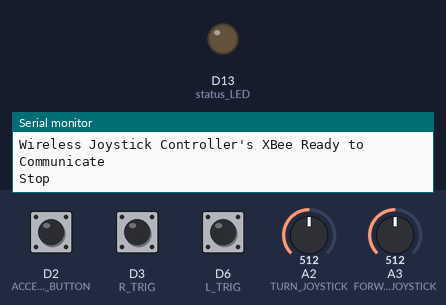
A sketch run on a simulated Arduino Zero (SAMD21). On the bench: output pins drawn as LEDs (lit = HIGH), the last lines printed to the serial monitor. Inputs (shaded band) come from the test bench; at power-on: D2 (ACCELERATE_BUTTON) HIGH, D3 (R_TRIG) HIGH, D6 (L_TRIG) HIGH, A2 (TURN_JOYSTICK) = 512, A3 (FORWARD_REVERSE_JOYSTICK) = 512. Pins used as bus, display or sensor lines are not drawn.

Above: at 1.5 s.
1.6 s: D2 (ACCELERATE_BUTTON) pulled LOW for 1 s
At 1.76 s:
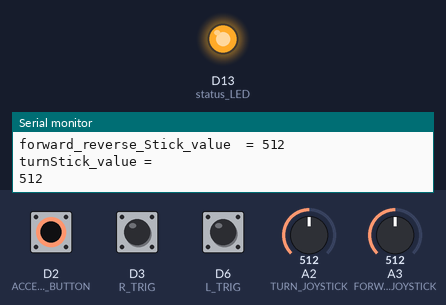
4.6 s: D3 (R_TRIG) pulled LOW for 3.2 s
At 8.7 s:
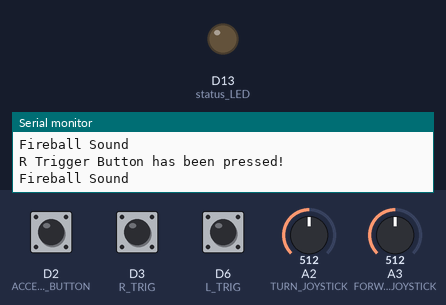
9.3 s: D6 (L_TRIG) pulled LOW for 1 s
At 9.51 s:
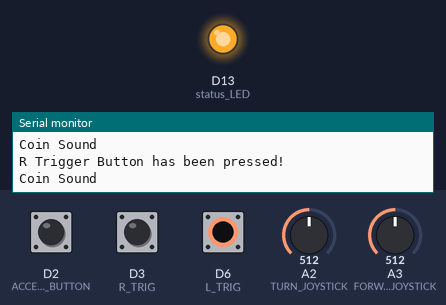
13.3 s: D2 (ACCELERATE_BUTTON) pulled LOW for 3.2 s
At 17.3 s:
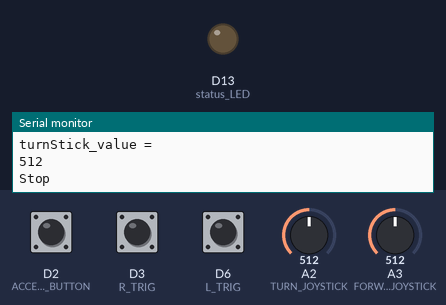
18.0 s: D6 (L_TRIG) pulled LOW for 3.2 s
At 18.16 s:
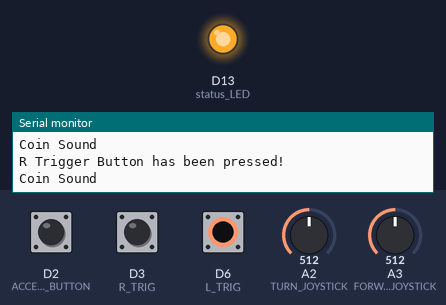
Timing chart, 0 to 22.7 s (numbered marks = the images above; inputs shaded):
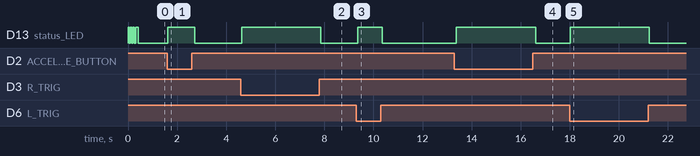

The sketch:

3_1_Full_Remote_Control_SAMD21.ino
```cpp
// (licence header left out)
#define L_TRIG 6        // Pin used for left trigger
#define R_TRIG 3        // Pin used for right trigger
boolean L_TRIGGER_State = HIGH;
boolean R_TRIGGER_State = HIGH;

#define FORWARD_REVERSE_JOYSTICK A3   // Pin used for left joystick's y-component
#define TURN_JOYSTICK A2   // Pin used for left joystick x-component

int prev_buttonACCELERATE_State;    //value to store the previous state of the button press
int current_buttonACCELERATE_State; //value to store the current state of the button press
#define ACCELERATE_BUTTON 2 // Pin used for right trigger

// We'll store the the analog joystick values here
int16_t forward_reverse_Stick_value;
int16_t turnStick_value;

char c_data;//send values through the serial monitor for debugging

//LED to check if the LED is initialized.
const int status_LED = 13;

//needed for certain XBee Series 3 modules
#define xbee_reset A5

void setup() {

  pinMode(L_TRIG, INPUT_PULLUP); // Enable pullup resistor for left trigger
  pinMode(R_TRIG, INPUT_PULLUP); // Enable pullup resistor for right trigger

  SerialUSB.begin(9600);// Initialize Serial Monitor for DEBUGGING

  //Uncomment this if you want to wait until the serial monitor is open.
  //while (!SerialUSB); //Wait for Serial Monitor to Open

  SerialUSB.println("Wireless Joystick Controller Initializing");
  Serial1.begin(9600); // Start serial communication with XBee at 9600 baud

  xbee3_RESET();//in case XBee3 has issues initializing, hardware reset

  pinMode(ACCELERATE_BUTTON, INPUT_PULLUP); // Enable pullup resistor for accelerate button D2

  //Status LED to see if the Controller is initializing
  pinMode(status_LED, OUTPUT);
  for (int i = 0; i < 3; i++) {
    digitalWrite(status_LED, HIGH);//set Status LED on
    delay(50);
    digitalWrite(status_LED, LOW); //set Status LED off
    delay(50);
  }
  SerialUSB.println("Wireless Joystick Controller's XBee Ready to Communicate");
  delay(10);
}//end setup

void loop() {

  L_TRIGGER_State = digitalRead(L_TRIG);
  R_TRIGGER_State = digitalRead(R_TRIG);

  //initialize variables to read buttons
  current_buttonACCELERATE_State = digitalRead(ACCELERATE_BUTTON);
  /***button1state
    - LOW or 0 means pressed
    - HIGH or 1 means not pressed
   ****/
  //Store values read joystick
  forward_reverse_Stick_value = analogRead(FORWARD_REVERSE_JOYSTICK);
  turnStick_value = analogRead(TURN_JOYSTICK);

  //send commands via serial monitor for testing here
  if (SerialUSB.available()) {
    c_data = SerialUSB.read();//take character from serial monitor and store in variable

    Serial1.print(c_data);//send to XBee

    //echo back what was sent to serial monitor
    SerialUSB.println("Sending Character Here, ");
    SerialUSB.println(c_data);

  }

  if (current_buttonACCELERATE_State == LOW) {
    SerialUSB.println("Accelerate Button has been pressed!");

    if (forward_reverse_Stick_value > 1000) {
      SerialUSB.println("Forward");
      Serial1.print('A');//transmit to RedBot via XBees on the same channel
      digitalWrite(status_LED, HIGH); //turn ON Status LED
      //delayMicroseconds(500);//add short delay for LED for feedback, this can be commented out if it is affecting performance
    }
    else if ( turnStick_value < 20) {
      SerialUSB.println("Turn Right");
      Serial1.print('B');
      digitalWrite(status_LED, HIGH); //turn ON Status LED
      //delayMicroseconds(500);//add short delay for LED for feedback, this can be commented out if it is affecting performance
    }
    else if (forward_reverse_Stick_value < 20) {

      SerialUSB.println("Reverse");
      Serial1.print('C');
      digitalWrite(status_LED, HIGH); //turn ON Status LED
      //delayMicroseconds(500);//add short delay for LED for feedback, this can be commented out if it is affecting performance
    }
    else if (turnStick_value > 1000) {
      SerialUSB.println("Turn Left");
      Serial1.print('D');
      digitalWrite(status_LED, HIGH); //turn ON Status LED
      //delayMicroseconds(500);//add short delay for LED for feedback, this can be commented out if it is affecting performance

    }
    else {
      SerialUSB.println("Coast");
      digitalWrite(status_LED, HIGH); //turn ON Status LED
      Serial1.print('J');
    }

    //Debug left analog joystick here
    //Boundaries vary depending on the joystick's read value
    //You may need to adjust the values in the condition statements to calibrate
    //Additional condition statements will need to be written for pivoting
    //and turning in reverse
    SerialUSB.print("forward_reverse_Stick_value  = "); //~1023 up, ~7-9 down
    SerialUSB.println(forward_reverse_Stick_value);
    SerialUSB.println("turnStick_value = "); //~1023 left, ~5-6 right
    SerialUSB.println(turnStick_value);

  }
  else {//current_buttonACCELERATE_State == HIGH
    if (prev_buttonACCELERATE_State != current_buttonACCELERATE_State ) {
      SerialUSB.println("Stop");
      digitalWrite(status_LED, HIGH); //turn ON Status LED
      Serial1.print('K');

    }

  }
  prev_buttonACCELERATE_State = current_buttonACCELERATE_State; //save current state

  if (L_TRIGGER_State == LOW) {
    SerialUSB.println("R Trigger Button has been pressed!");
    SerialUSB.println("Coin Sound");
    Serial1.print('X');
    digitalWrite(status_LED, HIGH); //turn ON Status LED

  }
  if (R_TRIGGER_State == LOW) {
    SerialUSB.println("R Trigger Button has been pressed!");
    SerialUSB.println("Fireball Sound");
    Serial1.print('Y');
    digitalWrite(status_LED, HIGH); //turn ON Status LED

  }

  delay(100); //add short delay for LED for feedback, this can be commented out if it is affecting performance
  digitalWrite(status_LED, LOW); //turn OFF Status LED
}//end loop

void xbee3_RESET() {

  //HARDWARE RESET
  /*
    - XBee Series 3 Hardware Reference Manual
    - Pg 31 Power Supply Design recommends decoupling capacitor between Vcc and GND.
      Tested with 10uF capacitor and without. This was not necessary.
    - Pg 60 Brown Out Detection. This is REQUIRED. Add a jumper between the XBee's Reset and A5
    https://www.digi.com/resources/documentation/digidocs/pdfs/90001543.pdf

    - Power cycle XBee Series 3 by grounding RESET Pin to avoid dicontinuities in ramp up and brown out detection
    https://www.silabs.com/community/mcu/32-bit/knowledge-base.entry.html/2017/06/14/rmu_e203_avdd_ramp-j176

    - Minimum Time to Force Reset:
    - EFM32 devices = 50ns; EFM32PG/JG: Pearl and Jade Gecko =100ns
    https://www.silabs.com/community/mcu/32-bit/knowledge-base.entry.html/2016/07/22/minimum_reset_holdt-PglD
  */
  pinMode(xbee_reset, OUTPUT);
  digitalWrite(xbee_reset, HIGH);
  delayMicroseconds(1);
  digitalWrite(xbee_reset, LOW);
  delayMicroseconds(1);
  digitalWrite(xbee_reset, HIGH);

  /*
    //SOFTWARE RESET
    //Software reset does not work with XBee Series 3... Needs a hardware reset
    delay(500);//wait until XBee Series 3 to start up after hardware reset
    Serial1.write("+++"); //Enter Command Mode
    delay(500);//short delay as the XBee gets into command mode
    Serial1.write("ATFR");//AT command for software reset
    Serial1.write("\r");//carriage return
    Serial1.write("\n");//new line
  */
}
```

Measured:
- after the input at 1.6 s, D13 (status_LED): LOW → HIGH at once, → LOW 1.1 s later
- after the input at 4.6 s, D13 (status_LED): LOW → HIGH at once, → LOW 3.2 s later
- after the input at 9.3 s, D13 (status_LED): LOW → HIGH after 0.06 s, → LOW 1.0 s later
- after the input at 13.3 s, D13 (status_LED): LOW → HIGH after 0.08 s, → LOW 3.2 s later
- after the input at 18.0 s, D13 (status_LED): LOW → HIGH at once, → LOW 3.2 s later
- by itself, D13 (status_LED): alternates HIGH for 0.05 s and LOW for 0.05 s, 7 changes in all, then stays LOW
